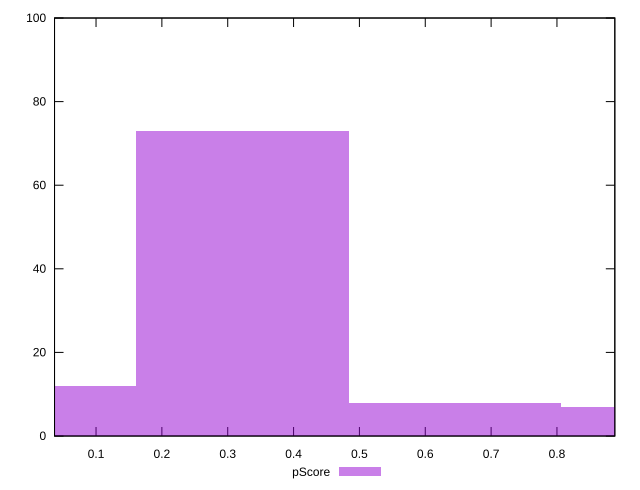

The script that saved this image:
reset

$pScore <<EOF
0.32270583260835967 73
0.968117497825079 7
0 12
0.6454116652167193 8
EOF

set key outside below
set boxwidth 0.32270583260835967
set xrange [0.03697691154387417:0.8878832000843966]
set yrange [0:100]
set trange [0:100]
set style fill transparent solid 0.5 noborder
set terminal svg size 640, 490 enhanced background rgb 'white'
set output "reprap/first-meaningful-paint/samples/pages+cached/pScore/histogram.svg"

plot $pScore title "pScore" with boxes

reset
